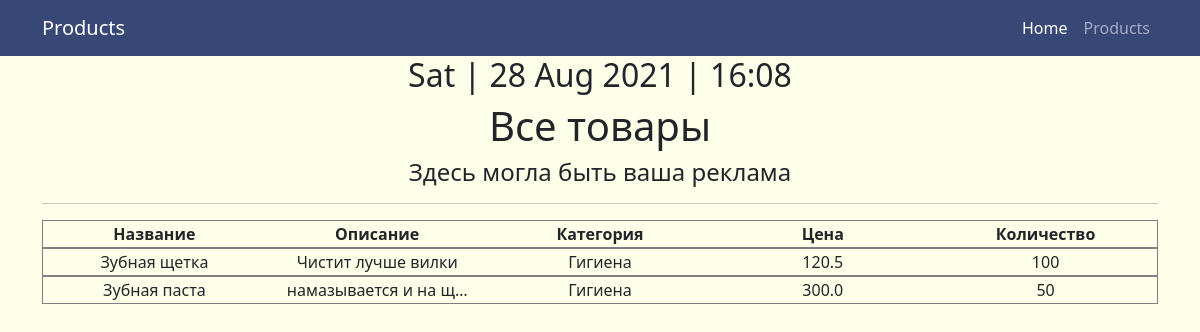
/products/, run on an earlier commit of the app's database.
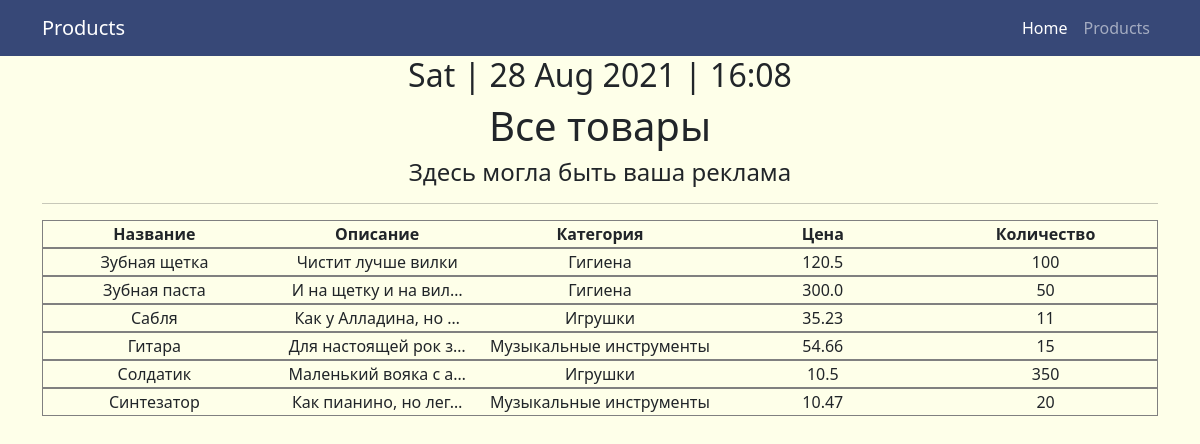
And on a later commit of the database.
### simpleapp/models.py (models this page shows, shortened)
class Product(models.Model):
    name = models.CharField(
        max_length=50,
        unique=True, # названия товаров не должны повторяться
    )
    description = models.TextField()
    quantity = models.IntegerField(
        validators=[MinValueValidator(0)],
    )
    category = models.ForeignKey(
        to='Category',
        on_delete=models.CASCADE,
        related_name='products', # все продукты в категории будут доступны через поле products
    )
    price = models.FloatField(
        validators=[MinValueValidator(0.0)],
    )

class Category(models.Model):
    name = models.CharField(max_length=100, unique=True)  # названия категорий тоже не должны повторяться

### simpleapp/views.py (the view)
# urls.py: path('', ProductsList.as_view()), # т.к. сам по себе это класс, то нам надо представить этот класс в виде view. Для этого вызываем метод as_view
class ProductsList(ListView):
    model = Product  # указываем модель, объекты которой мы будем выводить
    template_name = 'products.html'  # указываем имя шаблона, в котором будет лежать html, в котором будут все инструкции о том, как именно пользователю должны вывестись наши объекты
    context_object_name = 'products'  # это имя списка, в котором будут лежать все объекты, его надо указать, чтобы обратиться к самому списку объектов через html-шаблон
    def get_context_data(self, **kwargs):
        context = super().get_context_data(**kwargs)
        context["time_now"] = datetime.utcnow()
        context["your_ads"] = None
        return context

### simpleapp/templatetags/custom_filters.py (called while the page is built)
@register.filter(name='multiply')
def multiply(value, arg):
    if isinstance(value, str) and isinstance(arg, int):
        return str(value) * arg
    else:
        raise ValueError(f'нельзя умножить {type(value)} на {type(arg)}')

### templates/products.html (shortened to what this page needs)
{% extends 'flatpages/default.html' %}
{% load custom_filters %}
{% block content %}
    <h2> {{ time_now|date:'D | d M Y | H:m'}} </h2>
    <h1>Все товары</h1>
    <h4>
        {{ your_ads|default_if_none:"Здесь могла быть ваша реклама"}}
    </h4>
    <hr>
    {% if products %}
        <table>
            <tr>
                <th>
                    Название
                </th>
                <th>
                    Описание
                </th>
                <th>
                    Категория
                </th>
                <th>
                    Цена
                </th>
                <th>
                    Количество
                </th>
            </tr>
            {% for product in products %}
            <tr>
                <td>
                    {{ product.name|multiply:1 }}
                </td>
                <td title="{{product.description}}">
                    {{ product.description|truncatechars:20 }}
                </td>
                <td>
                    {{ product.category.name }}
                </td>
                <td>
                    {{ product.price }}
                </td>
                <td>
                    {{ product.quantity }}
                </td>
            </tr>
            {% endfor %}
        </table>
    {% else %}
        <h2>Товаров нет!</h2>
    {% endif %}
{% endblock content %}

### templates/flatpages/default.html (shortened to what this page needs)
{% load static %}
<!DOCTYPE html>
<html lang="en">
    <head>
        <link href="{% static '/css/style.css' %}" rel="stylesheet">
    </head>
    <body>
        <nav class="navbar navbar-expand-lg navbar-dark bg-dark">
            <div class="container">
                <a class="navbar-brand" href="/products/">Products</a>
                <div class="collapse navbar-collapse" id="navbarSupportedContent">
                    <ul class="navbar-nav ms-auto mb-2 mb-lg-0">
                        <li class="nav-item"><a class="nav-link active" aria-current="page" href="/">Home</a></li>
                        <li class="nav-item"><a class="nav-link" href="/products/">Products</a></li>
                    </ul>
                </div>
            </div>
        </nav>
        <div class="container">
            <div class="row">
            <div class="col-lg-12 text-center">
            {% block content %}{% endblock content %}
            </div>
            </div>
        </div>
    </body>
</html>

What changed in the data, as far as the page shows it:
changed Product "Зубная паста": description "намазывается и на щ…" → "И на щетку и на вил…"
added Product: name|multiply "Сабля", description "Как у Алладина, но …", category.name "Игрушки", price "35.23", quantity "11"
added Product: name|multiply "Гитара", description "Для настоящей рок з…", category.name "Музыкальные инструменты", price "54.66", quantity "15"
added Product: name|multiply "Солдатик", description "Маленький вояка с а…", category.name "Игрушки", price "10.5", quantity "350"
added Product: name|multiply "Синтезатор", description "Как пианино, но лег…", category.name "Музыкальные инструменты", price "10.47", quantity "20"
